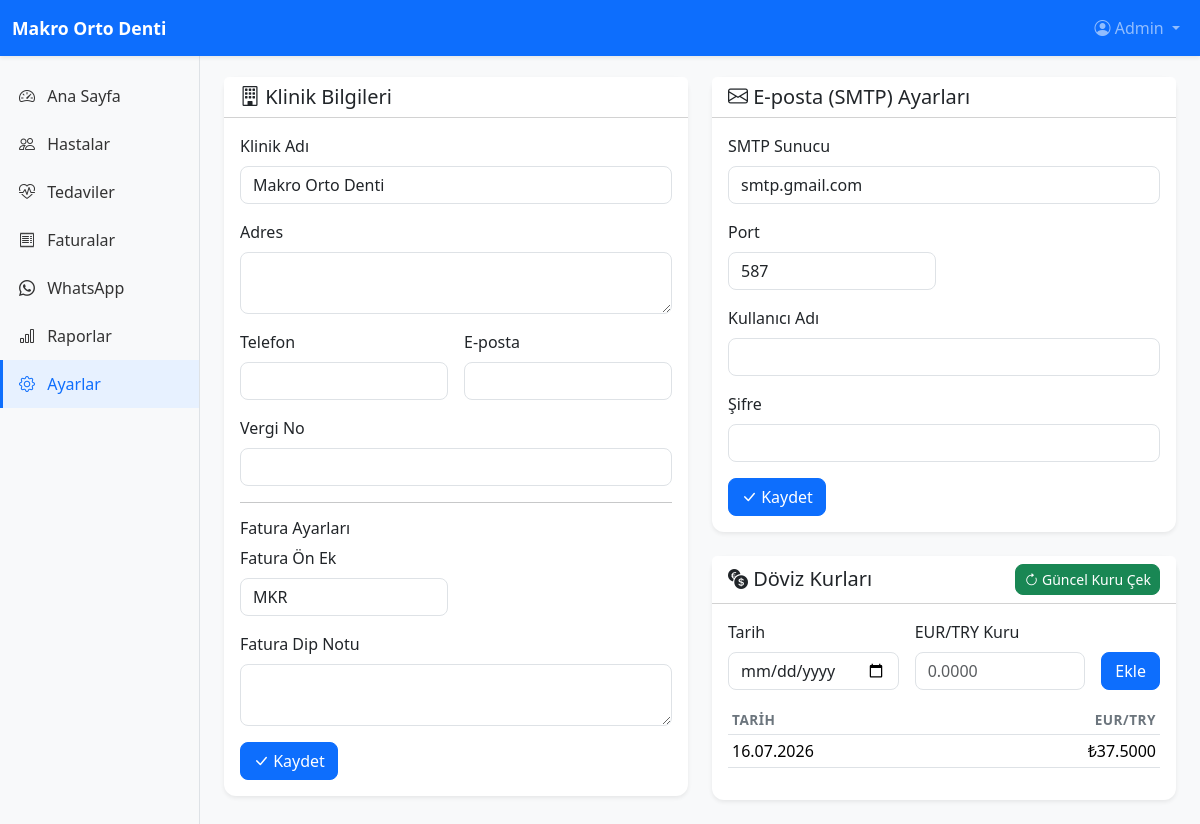
Screenshot of /settings/ (signed in) with the database file from the repository.
### app/models/models.py (models this page shows, shortened)
class Settings(Base, TimestampMixin):
    __tablename__ = "settings"
    id: Mapped[int] = mapped_column(Integer, primary_key=True, autoincrement=True)
    key: Mapped[str] = mapped_column(String(100), nullable=False, unique=True, index=True)
    value: Mapped[str | None] = mapped_column(Text, nullable=True)
    description: Mapped[str | None] = mapped_column(Text, nullable=True)
    __table_args__ = ()
    DEFAULTS = {
        "clinic_name": "Makro Orto Denti",
        "clinic_address": "",
        "clinic_phone": "",
        "clinic_email": "",
        "clinic_logo_path": "",
        "tax_id": "",
        "invoice_prefix": "MKR",
        "invoice_next_number": "1",
        "invoice_footer_text": "",
        "default_exchange_rate_source": "ecb",
        "currency_symbol_eur": "€",
        "currency_symbol_try": "₺",
        "whatsapp_session_id": "",
        "whatsapp_phone_number": "",
    }

class User(UserMixin, Base, TimestampMixin):
    __tablename__ = "users"
    id: Mapped[int] = mapped_column(Integer, primary_key=True, autoincrement=True)
    username: Mapped[str] = mapped_column(String(50), nullable=False, unique=True, index=True)
    password_hash: Mapped[str] = mapped_column(String(256), nullable=False)
    full_name: Mapped[str] = mapped_column(String(150), nullable=False)
    role: Mapped[str] = mapped_column(String(20), nullable=False, default="staff", index=True)
    is_active: Mapped[bool] = mapped_column(Boolean, default=True, nullable=False)
    last_login: Mapped[datetime | None] = mapped_column(DateTime, nullable=True)
    ROLE_ADMIN = "admin"
    ROLE_STAFF = "staff"
    VALID_ROLES = [ROLE_ADMIN, ROLE_STAFF]

class ExchangeRate(Base, TimestampMixin):
    __tablename__ = "exchange_rates"
    id: Mapped[int] = mapped_column(Integer, primary_key=True, autoincrement=True)
    rate_date: Mapped[date] = mapped_column(nullable=False, index=True)
    eur_to_try: Mapped[float] = mapped_column(Float, nullable=False)
    source: Mapped[str] = mapped_column(String(50), default="ecb", nullable=False)
    __table_args__ = (
        UniqueConstraint("rate_date", "source", name="uq_exchange_rate_date_source"),
    )

### app/routes/settings.py (the view)
@settings_bp.route("/")
@login_required
def index():
    settings = db.session.execute(db.select(Settings)).scalars().all()
    settings_dict = {s.key: s.value for s in settings}
    exchange_rates = db.session.execute(
        db.select(ExchangeRate).order_by(ExchangeRate.rate_date.desc()).limit(30)
    ).scalars().all()
    return render_template(
        "settings/index.html",
        settings=settings_dict,
        exchange_rates=exchange_rates,
    )

### app/user_loader.py (called while the page is built)
@login_manager.user_loader
def load_user(user_id: str) -> User | None:
    return db.session.get(User, int(user_id))

### app/templates/settings/index.html (shortened to what this page needs)
{% extends "base.html" %}
{% block content %}
<div class="mb-4">
    <h4 class="mb-0"> Ayarlar</h4>
</div>
<div class="row g-4">
    <div class="col-md-6">
        <div class="card border-0 shadow-sm">
            <div class="card-header bg-white">
                <h5 class="mb-0"><i class="bi bi-building"></i> Klinik Bilgileri</h5>
            </div>
            <div class="card-body">
                <form method="POST" action="{{ url_for('settings.update_settings') }}">
                    <div class="mb-3">
                        <label class="form-label">Klinik Adı</label>
                        <input type="text" class="form-control" name="clinic_name" value="{{ settings.get('clinic_name', '') }}">
                    </div>
                    <div class="mb-3">
                        <label class="form-label">Adres</label>
                        <textarea class="form-control" name="clinic_address" rows="2">{{ settings.get('clinic_address', '') }}</textarea>
                    </div>
                    <div class="row g-3 mb-3">
                        <div class="col-md-6">
                            <label class="form-label">Telefon</label>
                            <input type="tel" class="form-control" name="clinic_phone" value="{{ settings.get('clinic_phone', '') }}">
                        </div>
                        <div class="col-md-6">
                            <label class="form-label">E-posta</label>
                            <input type="email" class="form-control" name="clinic_email" value="{{ settings.get('clinic_email', '') }}">
                        </div>
                    </div>
                    <div class="mb-3">
                        <label class="form-label">Vergi No</label>
                        <input type="text" class="form-control" name="tax_id" value="{{ settings.get('tax_id', '') }}">
                    </div>
                    <hr>
                    <h6>Fatura Ayarları</h6>
                    <div class="row g-3 mb-3">
                        <div class="col-md-6">
                            <label class="form-label">Fatura Ön Ek</label>
                            <input type="text" class="form-control" name="invoice_prefix" value="{{ settings.get('invoice_prefix', 'MKR') }}">
                        </div>
                    </div>
                    <div class="mb-3">
                        <label class="form-label">Fatura Dip Notu</label>
                        <textarea class="form-control" name="invoice_footer_text" rows="2">{{ settings.get('invoice_footer_text', '') }}</textarea>
                    </div>
                    <button type="submit" class="btn btn-primary">
                        <i class="bi bi-check-lg"></i> Kaydet
                    </button>
                </form>
            </div>
        </div>
    </div>
    <div class="col-md-6">
        <div class="card border-0 shadow-sm mb-4">
            <div class="card-header bg-white">
                <h5 class="mb-0"><i class="bi bi-envelope"></i> E-posta (SMTP) Ayarları</h5>
            </div>
            <div class="card-body">
                <form method="POST" action="{{ url_for('settings.update_settings') }}">
                    <div class="mb-3">
                        <label class="form-label">SMTP Sunucu</label>
                        <input type="text" class="form-control" name="smtp_server" value="{{ settings.get('smtp_server', 'smtp.gmail.com') }}">
                    </div>
                    <div class="row g-3 mb-3">
                        <div class="col-md-6">
                            <label class="form-label">Port</label>
                            <input type="number" class="form-control" name="smtp_port" value="{{ settings.get('smtp_port', '587') }}">
                        </div>
                    </div>
                    <div class="mb-3">
                        <label class="form-label">Kullanıcı Adı</label>
                        <input type="text" class="form-control" name="smtp_username" value="{{ settings.get('smtp_username', '') }}">
                    </div>
                    <div class="mb-3">
                        <label class="form-label">Şifre</label>
                        <input type="password" class="form-control" name="smtp_password" value="{{ settings.get('smtp_password', '') }}">
                    </div>
                    <button type="submit" class="btn btn-primary">
                        <i class="bi bi-check-lg"></i> Kaydet
                    </button>
                </form>
            </div>
        </div>
        <div class="card border-0 shadow-sm">
            <div class="card-header bg-white d-flex justify-content-between align-items-center">
                <h5 class="mb-0"><i class="bi bi-currency-exchange"></i> Döviz Kurları</h5>
                <form method="POST" action="{{ url_for('settings.fetch_exchange_rate') }}" class="d-inline">
                    <button type="submit" class="btn btn-sm btn-success">
                        <i class="bi bi-arrow-clockwise"></i> Güncel Kuru Çek
                    </button>
                </form>
            </div>
            <div class="card-body">
                <form method="POST" action="{{ url_for('settings.add_exchange_rate') }}" class="mb-3">
                    <div class="row g-3 align-items-end">
                        <div class="col-md-5">
                            <label class="form-label">Tarih</label>
                            <input type="date" class="form-control" name="rate_date" value="{{ today|default('') }}" required>
                        </div>
                        <div class="col-md-5">
                            <label class="form-label">EUR/TRY Kuru</label>
                            <input type="number" step="0.0001" class="form-control" name="eur_try_rate" placeholder="0.0000" required>
                        </div>
                        <div class="col-md-2">
                            <button type="submit" class="btn btn-primary w-100">Ekle</button>
                        </div>
                    </div>
                </form>
                <div class="table-responsive" style="max-height: 300px;">
                    <table class="table table-sm">
                        <thead class="sticky-top bg-white">
                            <tr>
                                <th>Tarih</th>
                                <th class="text-end">EUR/TRY</th>
                            </tr>
                        </thead>
                        <tbody>
                            {% for rate in exchange_rates %}
                            <tr>
                                <td>{{ rate.rate_date.strftime('%d.%m.%Y') }}</td>
                                <td class="text-end">₺{{ "{:,.4f}".format(rate.eur_to_try) }}</td>
                            </tr>
                            {% else %}
                            <tr><td colspan="2" class="text-center text-muted">Henüz kur eklenmemiş.</td></tr>
                            {% endfor %}
                        </tbody>
                    </table>
                </div>
            </div>
        </div>
    </div>
</div>
{% endblock %}

### app/templates/components/navbar.html (shortened to what this page needs)
<nav class="navbar navbar-expand-lg navbar-dark bg-primary fixed-top shadow-sm">
    <div class="container-fluid">
        <a class="navbar-brand fw-bold" href="{{ url_for('dashboard.index') }}">
             {{ clinic_name }}
        </a>
        <div class="collapse navbar-collapse" id="navbarNav">
            <ul class="navbar-nav ms-auto">
                {% if current_user.is_authenticated %}
                <li class="nav-item dropdown">
                    <a class="nav-link dropdown-toggle" href="#" data-bs-toggle="dropdown">
                        <i class="bi bi-person-circle"></i> {{ current_user.full_name }}
                    </a>
                </li>
                {% endif %}
            </ul>
        </div>
    </div>
</nav>

### app/static/css/style.css (style rules this page uses)
:root { --primary: #0d6efd; --primary-dark: #0a58ca; }
body { font-family: 'Segoe UI', Tahoma, Geneva, Verdana, sans-serif; background-color: #f8f9fa; }
.card { border-radius: 12px; transition: box-shadow 0.2s; }
.table th { font-weight: 600; font-size: 0.85rem; text-transform: uppercase; letter-spacing: 0.5px; color: #6c757d; }
.btn { border-radius: 8px; }
.form-control, .form-select { border-radius: 8px; }
.navbar-brand { font-size: 1.1rem; }

### rows the page displays
Settings: value "Makro Orto Denti", clinic_name "Makro Orto Denti"
User: full_name "Admin"
Settings: invoice_prefix "MKR"
ExchangeRate: rate_date "16.07.2026", eur_to_try "37.5000"
